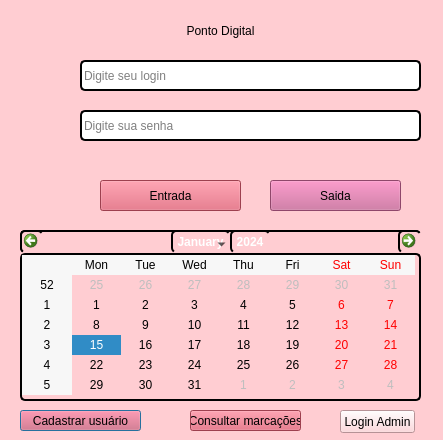
<?xml version="1.0" encoding="UTF-8"?>
<ui version="4.0">
 <class>PontoDigital</class>
 <widget class="QDialog" name="PontoDigital">
  <property name="geometry">
   <rect>
    <x>0</x>
    <y>0</y>
    <width>443</width>
    <height>440</height>
   </rect>
  </property>
  <property name="windowTitle">
   <string>Relógio de ponto</string>
  </property>
  <property name="styleSheet">
   <string notr="true">background-color: rgb(255, 205, 210);</string>
  </property>
  <property name="sizeGripEnabled">
   <bool>false</bool>
  </property>
  <widget class="QLineEdit" name="lineEdit_3">
   <property name="geometry">
    <rect>
     <x>80</x>
     <y>60</y>
     <width>341</width>
     <height>31</height>
    </rect>
   </property>
   <property name="styleSheet">
    <string notr="true">border-radius: 5px;
font: 11pt &quot;MS Shell Dlg 2&quot;;
background-color: rgb(255, 255, 255);
border-style: outset;
border-width:2px;</string>
   </property>
   <property name="text">
    <string/>
   </property>
   <property name="alignment">
    <set>Qt::AlignLeading|Qt::AlignLeft|Qt::AlignVCenter</set>
   </property>
   <property name="placeholderText">
    <string>Digite seu login</string>
   </property>
   <property name="clearButtonEnabled">
    <bool>true</bool>
   </property>
  </widget>
  <widget class="QLineEdit" name="lineEdit_2">
   <property name="geometry">
    <rect>
     <x>80</x>
     <y>110</y>
     <width>341</width>
     <height>31</height>
    </rect>
   </property>
   <property name="styleSheet">
    <string notr="true">border-radius: 5px;
background-color: rgb(255, 255, 255);
border-style: outset;
border-width:2px;
font: 11pt &quot;MS Shell Dlg 2&quot;;</string>
   </property>
   <property name="text">
    <string/>
   </property>
   <property name="echoMode">
    <enum>QLineEdit::Password</enum>
   </property>
   <property name="alignment">
    <set>Qt::AlignLeading|Qt::AlignLeft|Qt::AlignVCenter</set>
   </property>
   <property name="placeholderText">
    <string>Digite sua senha</string>
   </property>
   <property name="clearButtonEnabled">
    <bool>true</bool>
   </property>
  </widget>
  <widget class="QLabel" name="label_2">
   <property name="geometry">
    <rect>
     <x>80</x>
     <y>150</y>
     <width>341</width>
     <height>21</height>
    </rect>
   </property>
   <property name="styleSheet">
    <string notr="true">color: rgb(0, 0, 0);
font: 11pt &quot;MS Shell Dlg 2&quot;;</string>
   </property>
   <property name="text">
    <string/>
   </property>
   <property name="alignment">
    <set>Qt::AlignCenter</set>
   </property>
  </widget>
  <widget class="QLabel" name="icone_cadeado">
   <property name="geometry">
    <rect>
     <x>20</x>
     <y>110</y>
     <width>31</width>
     <height>31</height>
    </rect>
   </property>
   <property name="text">
    <string/>
   </property>
   <property name="pixmap">
    <pixmap>icon_cadeado.png</pixmap>
   </property>
  </widget>
  <widget class="QLabel" name="icone_usuario">
   <property name="geometry">
    <rect>
     <x>20</x>
     <y>60</y>
     <width>31</width>
     <height>31</height>
    </rect>
   </property>
   <property name="text">
    <string/>
   </property>
   <property name="pixmap">
    <pixmap>icon_usuario.png</pixmap>
   </property>
  </widget>
  <widget class="QPushButton" name="button_cadastrar_novo_usuario">
   <property name="geometry">
    <rect>
     <x>20</x>
     <y>410</y>
     <width>121</width>
     <height>21</height>
    </rect>
   </property>
   <property name="styleSheet">
    <string notr="true">background-color: rgb(220, 90, 110);

</string>
   </property>
   <property name="text">
    <string>Cadastrar usuário</string>
   </property>
  </widget>
  <widget class="QCalendarWidget" name="calendarWidget">
   <property name="geometry">
    <rect>
     <x>20</x>
     <y>230</y>
     <width>401</width>
     <height>171</height>
    </rect>
   </property>
   <property name="styleSheet">
    <string notr="true">border-style: outset;
border-width:2px;
border-radius: 5px;
</string>
   </property>
  </widget>
  <widget class="QLabel" name="label_5">
   <property name="geometry">
    <rect>
     <x>20</x>
     <y>10</y>
     <width>401</width>
     <height>41</height>
    </rect>
   </property>
   <property name="styleSheet">
    <string notr="true">font: 12pt &quot;MS Shell Dlg 2&quot;;
color: rgb(0, 0, 0);</string>
   </property>
   <property name="text">
    <string>Ponto Digital</string>
   </property>
   <property name="alignment">
    <set>Qt::AlignCenter</set>
   </property>
  </widget>
  <widget class="QPushButton" name="button_entrada">
   <property name="geometry">
    <rect>
     <x>100</x>
     <y>180</y>
     <width>141</width>
     <height>31</height>
    </rect>
   </property>
   <property name="styleSheet">
    <string notr="true">font: 10pt &quot;MS Shell Dlg 2&quot;;
background-color: rgb(220, 90, 110);
</string>
   </property>
   <property name="text">
    <string>Entrada</string>
   </property>
  </widget>
  <widget class="QPushButton" name="button_saida">
   <property name="geometry">
    <rect>
     <x>270</x>
     <y>180</y>
     <width>131</width>
     <height>31</height>
    </rect>
   </property>
   <property name="styleSheet">
    <string notr="true">font: 10pt &quot;MS Shell Dlg 2&quot;;
background-color: rgb(200, 100, 150);

</string>
   </property>
   <property name="text">
    <string>Saida</string>
   </property>
  </widget>
  <widget class="QPushButton" name="button_pesquisar">
   <property name="geometry">
    <rect>
     <x>190</x>
     <y>410</y>
     <width>111</width>
     <height>21</height>
    </rect>
   </property>
   <property name="styleSheet">
    <string notr="true">background-color: rgb(220, 90, 110);
</string>
   </property>
   <property name="text">
    <string>Consultar marcações</string>
   </property>
  </widget>
  <widget class="QPushButton" name="pushButton_admin">
   <property name="geometry">
    <rect>
     <x>340</x>
     <y>410</y>
     <width>75</width>
     <height>23</height>
    </rect>
   </property>
   <property name="text">
    <string>Login Admin</string>
   </property>
  </widget>
 </widget>
 <tabstops>
  <tabstop>lineEdit_3</tabstop>
  <tabstop>lineEdit_2</tabstop>
  <tabstop>button_entrada</tabstop>
  <tabstop>button_saida</tabstop>
  <tabstop>button_cadastrar_novo_usuario</tabstop>
  <tabstop>button_pesquisar</tabstop>
  <tabstop>calendarWidget</tabstop>
 </tabstops>
 <resources/>
 <connections/>
</ui>
